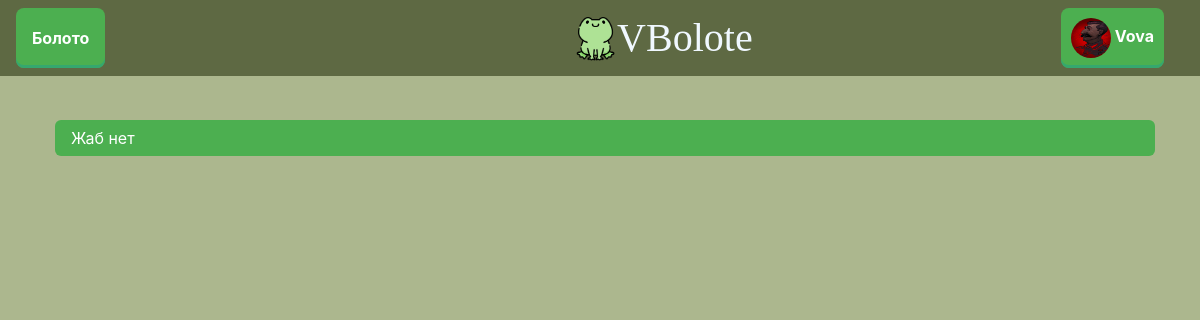
The page /user_zhabs/0 (signed in) on the database as committed earlier.
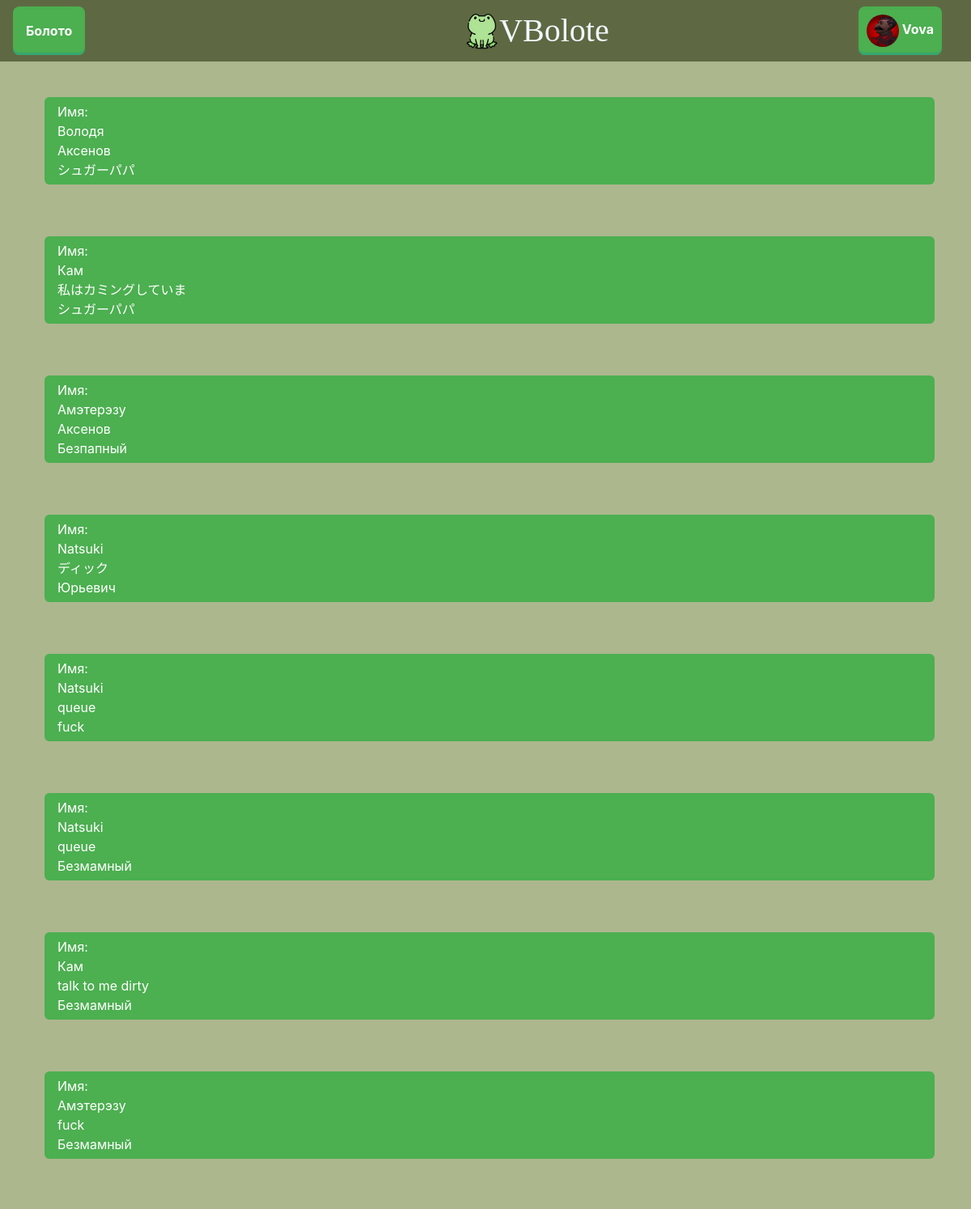
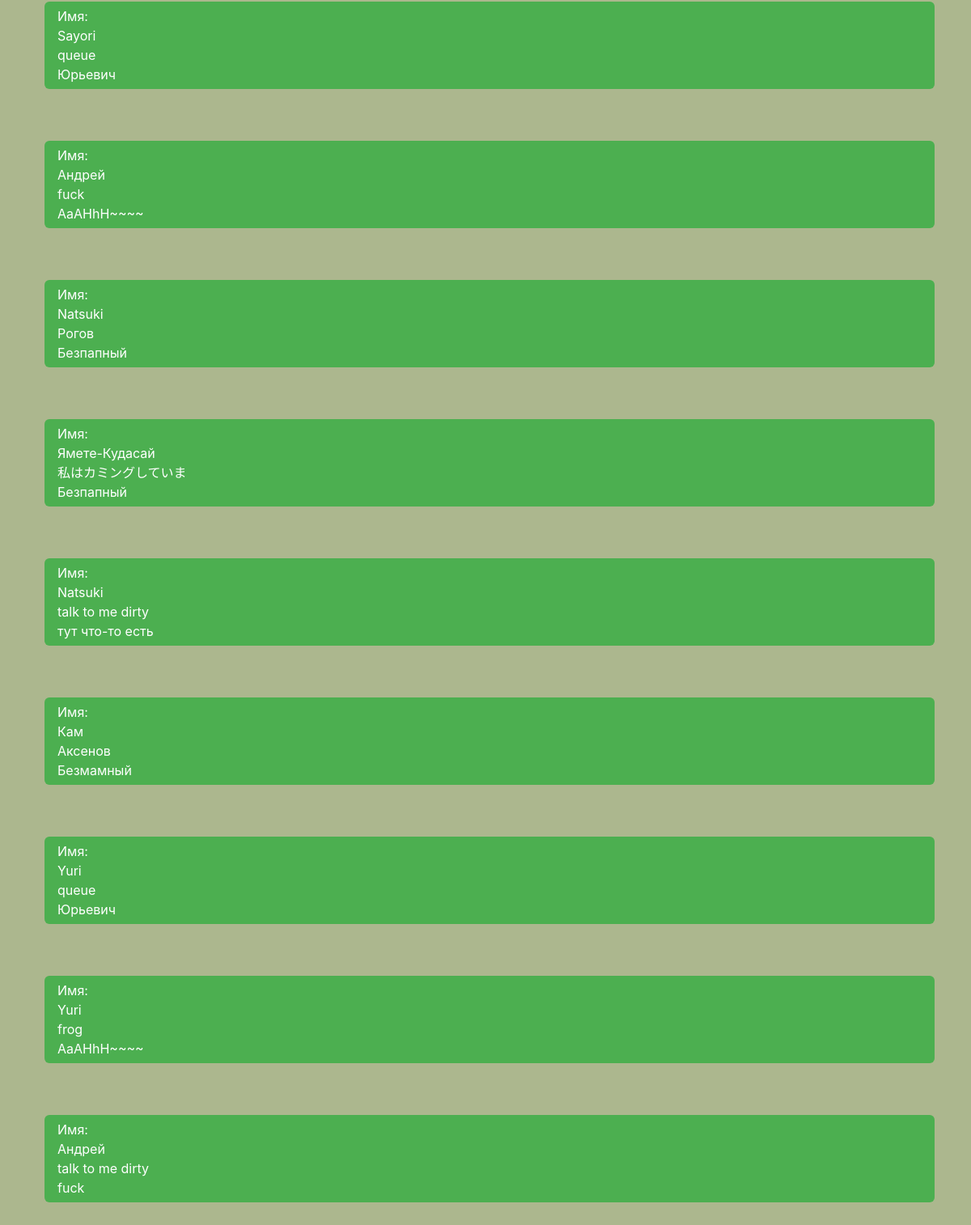
The same page on the database as committed later (2 pictures, top to bottom).
### data/users.py (models this page shows, shortened)
class User(SqlAlchemyBase, UserMixin, SerializerMixin):
    __tablename__ = 'users'
    id = sqlalchemy.Column(sqlalchemy.Integer,
                                primary_key=True, autoincrement=True)
    name = sqlalchemy.Column(sqlalchemy.String, nullable=True)
    email = sqlalchemy.Column(sqlalchemy.String,
                              index=True, unique=True, nullable=True)
    hashed_password = sqlalchemy.Column(sqlalchemy.String, nullable=True)
    about = sqlalchemy.Column(sqlalchemy.String, nullable=False,
                              default='')
    au_attitude = sqlalchemy.Column(sqlalchemy.String, nullable=False,
                                    default='')
    frog_attitude = sqlalchemy.Column(sqlalchemy.String, nullable=False,
                                      default='')
    pic = sqlalchemy.Column(sqlalchemy.Integer, default=0)

### data/zhabs.py (models this page shows)
class Zhaba(SqlAlchemyBase, UserMixin, SerializerMixin):
    __tablename__ = 'zhabs'
    id = sqlalchemy.Column(sqlalchemy.Integer, primary_key=True, autoincrement=True)
    name1 = sqlalchemy.Column(sqlalchemy.String, nullable=True)
    name2 = sqlalchemy.Column(sqlalchemy.String, nullable=True)
    name3 = sqlalchemy.Column(sqlalchemy.String, nullable=True)
    pw = sqlalchemy.Column(sqlalchemy.Integer, nullable=True)
    u_id = sqlalchemy.Column(sqlalchemy.Integer, nullable=True, default=0)

### flask_app.py (the view)
@app.route('/user_zhabs/<int:u_id>')
@login_required
def u_zhabs(u_id):
    db_sess = db_session.create_session()
    user = db_sess.query(User).filter(User.id == u_id).first()
    return render_template('u_zh.html',
                           zhabs=ZhM.all_zh(u_id),
                           user=user
                           )

### data/db_session.py (called while the page is built)
def create_session() -> Session:
    global __factory
    return __factory()

### flask_app.py (called while the page is built)
@login_manager.user_loader
def load_user(user_id):
    db_sess = db_session.create_session()
    return db_sess.query(User).get(user_id)

    @staticmethod
    def all_zh(u_id):  # возвращает всех жаб
        db_sess = db_session.create_session()
        return db_sess.query(Zhaba).filter(Zhaba.u_id == u_id).all()

### templates/u_zh.html (shortened to what this page needs)
{% extends "base.html" %}
{% block content %}
    <br>
    {% if zhabs%}
        {% for zh in zhabs %}
            <div class="news">
                <span class="news-text">Имя:</span>
                <span class="news-text">{{ zh.name1 }}</span>
                <span class="news-text">{{ zh.name2 }}</span>
                <span class="news-text">{{ zh.name3 }}</span>
            </div>
            <br>
        {% endfor %}
    {% else %}
        <div class="news">
                <span class="news-text">Жаб нет</span>
        </div>
    {% endif %}
{% endblock %}

### templates/base.html (shortened to what this page needs)
<!doctype html>
<html lang="en">
<head>
    <link rel="stylesheet"
          href="https://stackpath.bootstrapcdn.com/bootstrap/4.4.1/css/bootstrap.min.css"
>
    <link rel="stylesheet" href= "{{ url_for('static', filename='css/decor.css') }}">
</head>
<body>
<header>
    <nav class="navbar navbar-light" style="background-color: #5e6943;">
        <div class="dropdown">
          <button class="dropbtn">Болото</button>
        </div>
        <a type="button" class="AppName" href="/"><img src="../static/img/icon_frog.png" height="50" alt="...">VBolote</a>
            {% if current_user.is_authenticated %}
                <div class="dropdown">
                  <button class="dropbtn user">
                      <img src="../static/img/pics/pic{{current_user.pic}}.jpg" class = "mini_user_pic" alt="аватарка"/>
                      {{ current_user.name }}
                  </button>
                </div>
            {% else %}
                <div class="btn-group" role="group" aria-label="Basic mixed styles example">
                  <a type="button" class="btn btn-login" href="/login">Войти</a>
                  <a type="button" class="btn btn-reg" href="/register">Зарегистрироваться</a>
                </div>
            {% endif %}
    </nav>
</header>
<main role="main" class="container">
    {% block content %}{% endblock %}
</main>
</body>
</html>

### static/css/decor.css (style rules this page uses)
.dropbtn { background-color: #4CAF50; color: white; padding: 16px; font-size: 16px; border: none; }
.dropdown { position: relative; display: inline-block; }
body { background-color: #acb78e; color: aliceblue; }
header { background-color: #5e6943; }
.AppName { color: aliceblue; padding-left: 4em; font-size: 40px; font-family: "Voguer Sans Free" }
button { height: 60px; font-weight: 700; color: #7b917b; text-decoration: none; padding: .5em 2em; border-radius: 8px; background: rgb(123, 145, 123); box-shadow: 0 -3px rgb(53, 167, 110) inset; transition: 0.2s; }
button.user { background-color: #4CAF50; color: white; padding: 10px; font-size: 16px; border: none; margin-right: 20px; }
.news { display: flex; justify-content: space-around; flex-direction: column; margin-left: 10px; margin-top: 20px; margin-bottom: 20px; background-color: #4CAF50; color: white; padding: 6px; border-radius: 6px; }
.news-text { padding-left: 10px; }
.mini_user_pic { Width: 40px; Height: 40px; border-radius: 50%; }

Rows that differ between the two databases and show on the page:
added Zhaba: name1 "Володя", name2 "Аксенов", name3 "シュガーパパ"
added Zhaba: name1 "Кам", name2 "私はカミングしていま", name3 "シュガーパパ"
added Zhaba: name1 "Амэтерэзу", name2 "Аксенов", name3 "Безпапный"
added Zhaba: name1 "Natsuki", name2 "ディック", name3 "Юрьевич"
added Zhaba: name1 "Natsuki", name2 "queue", name3 "fuck"
added Zhaba: name1 "Natsuki", name2 "queue", name3 "Безмамный"
added Zhaba: name1 "Кам", name2 "talk to me dirty", name3 "Безмамный"
added Zhaba: name1 "Амэтерэзу", name2 "fuck", name3 "Безмамный"
added Zhaba: name1 "Sayori", name2 "queue", name3 "Юрьевич"
added Zhaba: name1 "Андрей", name2 "fuck", name3 "AaAHhH~~~~"
added Zhaba: name1 "Natsuki", name2 "Рогов", name3 "Безпапный"
added Zhaba: name1 "Ямете-Кудасай", name2 "私はカミングしていま", name3 "Безпапный"
added Zhaba: name1 "Natsuki", name2 "talk to me dirty", name3 "тут что-то есть"
added Zhaba: name1 "Кам", name2 "Аксенов", name3 "Безмамный"
added Zhaba: name1 "Yuri", name2 "queue", name3 "Юрьевич"
added Zhaba: name1 "Yuri", name2 "frog", name3 "AaAHhH~~~~"
added Zhaba: name1 "Андрей", name2 "talk to me dirty", name3 "fuck"
Other text that changed with them:
text no longer shown: "Жаб нет"
